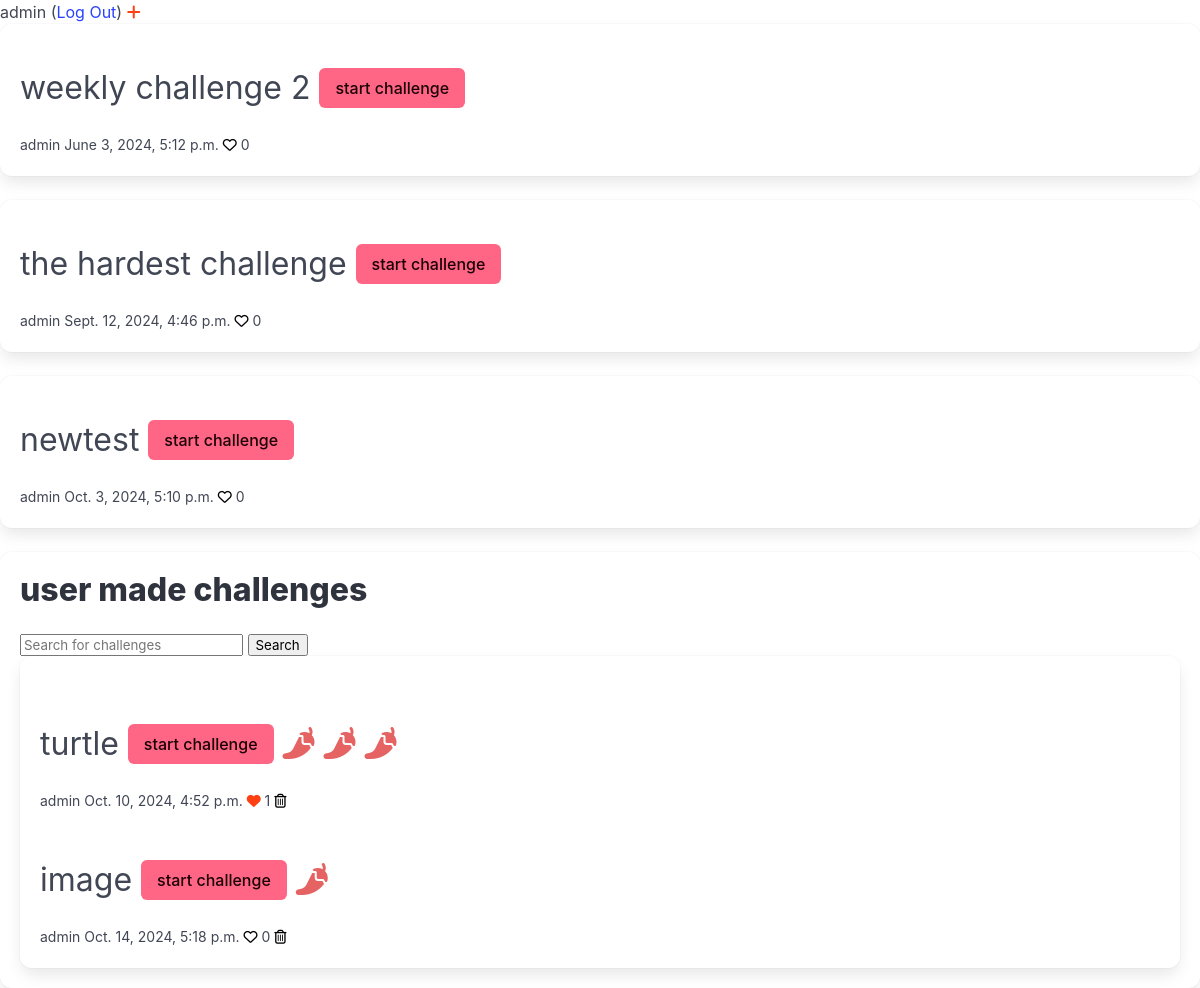
The app's page / (signed in) with its own data.
### spiceman/models.py (models this page shows, shortened)
class Challenge(models.Model):
    title = models.CharField(max_length=50)
    text = models.CharField(max_length=300)
    difficulty = models.PositiveSmallIntegerField(default=3)
    author = models.ForeignKey(User, on_delete=models.CASCADE, related_name='challenges_authored')
    creation_date = models.DateTimeField("date posted", auto_now_add=True)
    likers = models.ManyToManyField(User, related_name='challenges_liked')
    answer_image = models.ImageField()
    answer_text = models.TextField()
    isweekly = models.BooleanField(default=False)

### spiceman/views.py (the view)
# urls.py: path("", views.home, name="homepage"),
def home(request, challenges=None, search=True):
    if not challenges:
        challenges = Challenge.objects.all()
    return render(request, 'spiceman/homepage.html', {'challenges':challenges, 'search_results':search})

### spiceman/templates/spiceman/homepage.html (shortened to what this page needs)
<!DOCTYPE html>
<html lang="en">
<head>
    <link rel="stylesheet" href="https://cdn.jsdelivr.net/npm/bulma@1.0.1/css/bulma.min.css">
</head>
<body>
    {{request.user.username}} (<a href="{% url 'spiceman:logout' %}">Log Out</a>)
    <a href="{% url 'spiceman:create_challenge_page' %}"><i class="fa-solid fa-plus" style="color: #ff4013;"></i></a>
    {% include 'spiceman/weekly_challenges.html' %}
    <form class="box"action="{% url 'spiceman:search' %}" method="get">
        <h2 class="title">user made challenges</h2>
        <p>
            <input type="text" name="search_bar" placeholder="Search for challenges">
            <input type="submit" value="Search">
        </p>
    {% include 'spiceman/challenges.html' %}
</form>
</body>
</html>

### spiceman/templates/spiceman/weekly_challenges.html (shortened to what this page needs)
<!DOCTYPE html>
<html lang="en">
<head>
</head>
<body>
    {%for challenge in challenges %}
        {% if challenge.isweekly %}
           <div class = 'box'>
            <p>{{challenge.post_text}} <br>
             <h1 class="subtitle is-3">{{challenge.title}}   <a class="button is-danger" href="{% url 'spiceman:challenge_page' challenge.id %}">start challenge </a> </h1>
                <small>{{challenge.author.username}}  {{challenge.creation_date}}
                    {% if request.user in challenge.likers.all %}
                    <a href="{% url 'spiceman:like' challenge.id %}"><i class="fa-solid fa-heart" style="color: #ff4013;"></i></a> {{challenge.likers.count}}
                 {% else %}
                        <a href="{% url 'spiceman:like' challenge.id %}"><i class="fa-regular fa-heart" style="color: #000000;"></i></a> {{challenge.likers.count}}
                {% endif %}
                </small>
        {% else %}
        </small>
        </p>
        {% endif %}
        </div>
    {%endfor%}
</body>
</html>

### spiceman/templates/spiceman/challenges.html
<div class="box">
{% if challenges %}
    {%for challenge in challenges %}
        {% if challenge.isweekly %}
        {%else%}
            <p>{{challenge.post_text}} <br>
                    <p>{{challenge.post_text}} <br>
                    <h1 class="subtitle is-3">{{challenge.title}}   <a class="button is-danger" href="{% url 'spiceman:challenge_page' challenge.id %}">start challenge </a>
                    {% with ''|center:challenge.difficulty as range %}
                        {% for _ in range %}
                     <i class="fa-solid fa-pepper-hot" style="color: #e66363;"></i>
                     {%endfor%}
                    {% endwith %}
                 </h1>
                        <small>{{challenge.author.username}}  {{challenge.creation_date}}
                        {% if request.user in challenge.likers.all %}
                        <a href="{% url 'spiceman:like' challenge.id %}"><i class="fa-solid fa-heart" style="color: #ff4013;"></i></a> {{challenge.likers.count}}
                     {% else %}
                            <a href="{% url 'spiceman:like' challenge.id %}"><i class="fa-regular fa-heart" style="color: #000000;"></i></a> {{challenge.likers.count}}
                    {% endif %}
                        {% if request.user == challenge.author %}
                            <a href="{% url 'spiceman:delete' challenge.id %}"><i class="fa-regular fa-trash-can" style="color: #000000;"></i></a>
                    {% endif %}
                        </small>
     </p>
     {%endif%}
    {%endfor%}
{% else %}
    No challenges to show
{% endif %}

### records on screen
Challenge: title "weekly challenge 2", author.username "admin", creation_date "June 3, 2024, 5:12 p.m.", likers.count "0"
Challenge: title "the hardest challenge", author.username "admin", creation_date "Sept. 12, 2024, 4:46 p.m.", likers.count "0"
Challenge: title "newtest", author.username "admin", creation_date "Oct. 3, 2024, 5:10 p.m.", likers.count "0"
Challenge: title "turtle", isweekly False (drawn), author.username "admin", creation_date "Oct. 10, 2024, 4:52 p.m.", likers.count "1"
Challenge: title "image", isweekly False (drawn), author.username "admin", creation_date "Oct. 14, 2024, 5:18 p.m.", likers.count "0"

### other values on screen
{{ request.user.username }} "admin"
